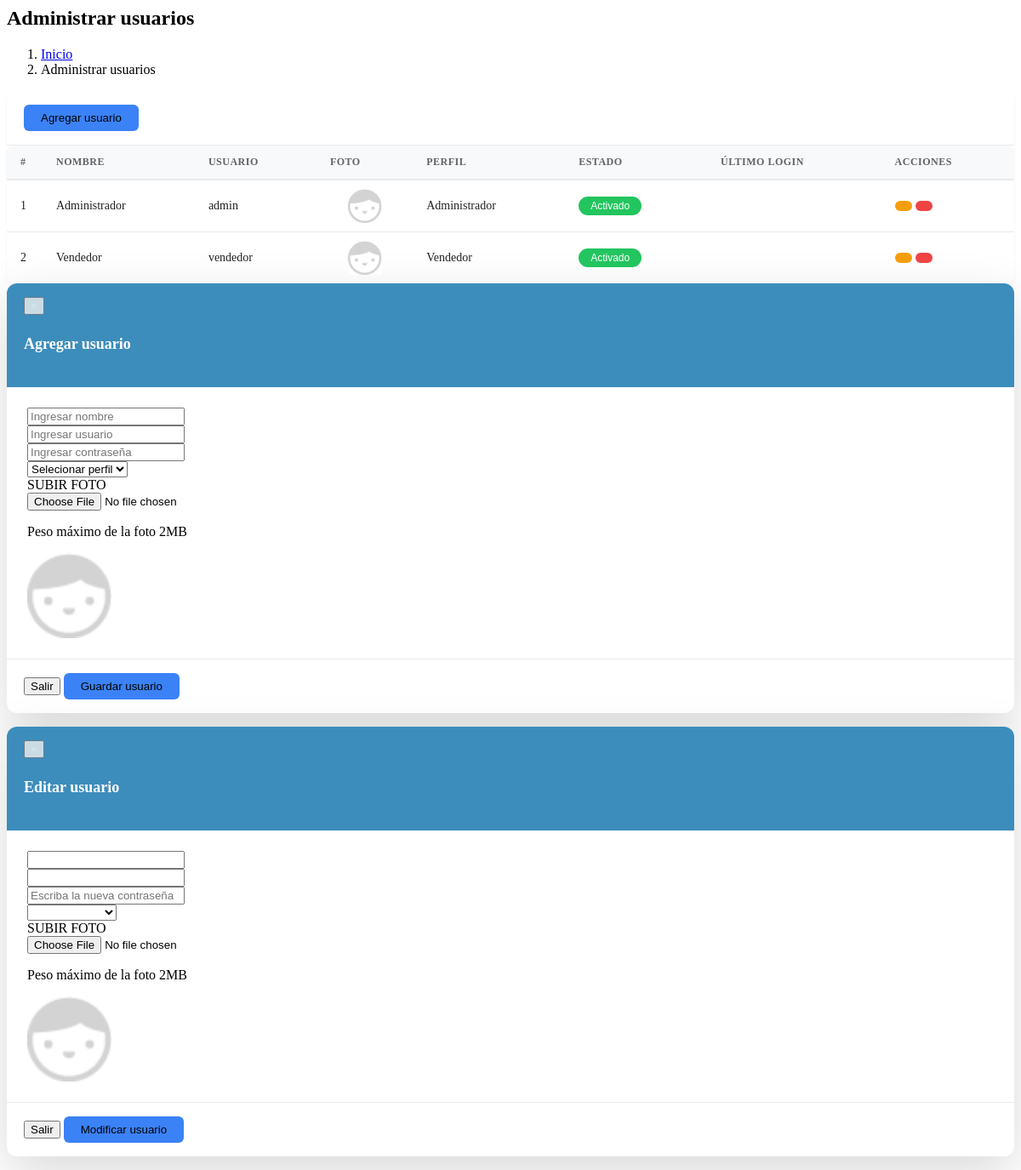
Page /vistas/modulos/usuarios.php on the committed database.
### tables this page shows
CREATE TABLE `usuarios` (
  `id` int(11) NOT NULL AUTO_INCREMENT,
  `nombre` text NOT NULL,
  `usuario` text NOT NULL,
  `password` text NOT NULL,
  `perfil` text NOT NULL,
  `foto` text NOT NULL,
  `estado` int(11) NOT NULL DEFAULT 1,
  `ultimo_login` datetime DEFAULT NULL,
  `fecha` timestamp NOT NULL DEFAULT CURRENT_TIMESTAMP ON UPDATE CURRENT_TIMESTAMP,
  PRIMARY KEY (`id`),
  KEY `idx_usuarios_usuario` (`usuario`(100))
);

### controladores/usuarios.controlador.php (called while the page is built, shortened)
<?php
class ControladorUsuarios{
	static public function ctrMostrarUsuarios($item, $valor){
		$tabla = "usuarios";
		$respuesta = ModeloUsuarios::MdlMostrarUsuarios($tabla, $item, $valor);
		return $respuesta;
	}
}
?>

### modelos/conexion.php (called while the page is built, shortened)
<?php
class Conexion{
    private static $link = null;
    static public function conectar(){
        if(self::$link === null){
            self::$link = new PDO("mysql:host=" . DB_HOST . ";dbname=" . DB_NAME,
                                  DB_USER,
                                  DB_PASS);
            self::$link->setAttribute(PDO::ATTR_ERRMODE, PDO::ERRMODE_EXCEPTION);
            self::$link->exec("set names utf8");
        }
        return self::$link;
    }
}

### modelos/usuarios.modelo.php (called while the page is built, shortened)
<?php
require_once "conexion.php";
class ModeloUsuarios{
	static public function mdlMostrarUsuarios($tabla, $item, $valor){
		if($item != null){
			Conexion::validarColumna($item, $tabla);
			$stmt = Conexion::conectar()->prepare("SELECT * FROM $tabla WHERE $item = :$item");
			$stmt -> bindParam(":".$item, $valor, PDO::PARAM_STR);
			$stmt -> execute();
			return $stmt -> fetch();
		}else{
			$stmt = Conexion::conectar()->prepare("SELECT * FROM $tabla");
			$stmt -> execute();
			return $stmt -> fetchAll();
		}
	}
}

### vistas/modulos/usuarios.php (the view, shortened to what this page needs)
<div class="content-wrapper">
  <section class="content-header">
    <h1>
      Administrar usuarios
    </h1>
    <ol class="breadcrumb">
      <li><a href="inicio"><i class="fa fa-dashboard"></i> Inicio</a></li>
      <li class="active">Administrar usuarios</li>
    </ol>
  </section>
  <section class="content">
    <div class="usuarios-panel">
      <div class="box-header with-border">
        <button class="btn btn-primary" data-toggle="modal" data-target="#modalAgregarUsuario">
          Agregar usuario
        </button>
      </div>
      <div class="box-body">
       <table class="user-table tablas usuarios-table" width="100%">
        <thead>
          <tr>
           <th style="width:10px">#</th>
           <th>Nombre</th>
           <th>Usuario</th>
           <th>Foto</th>
           <th>Perfil</th>
           <th>Estado</th>
           <th>Último login</th>
           <th>Acciones</th>
          </tr>
        </thead>
        <tbody>
        <?php
        $item = null;
        $valor = null;
        $usuarios = ControladorUsuarios::ctrMostrarUsuarios($item, $valor);
       foreach ($usuarios as $key => $value){
            echo '  <tr>
                     <td data-label="#">'.($key+1).'</td>
                     <td data-label="Nombre">'.htmlspecialchars($value["nombre"], ENT_QUOTES, 'UTF-8').'</td>
                     <td data-label="Usuario">'.htmlspecialchars($value["usuario"], ENT_QUOTES, 'UTF-8').'</td>';
                   if($value["foto"] != ""){
                     echo '<td data-label="Foto"><img src="'.htmlspecialchars($value["foto"], ENT_QUOTES, 'UTF-8').'" class="img-thumbnail" width="40px"></td>';
                   }else{
                     echo '<td data-label="Foto"><img src="vistas/img/usuarios/default/anonymous.png" class="img-thumbnail" width="40px"></td>';
                   }
                   echo '<td data-label="Perfil">'.htmlspecialchars($value["perfil"], ENT_QUOTES, 'UTF-8').'</td>';
                   if($value["estado"] != 0){
                     echo '<td data-label="Estado"><button class="btn btn-success btn-xs btnActivar" idUsuario="'.htmlspecialchars($value["id"], ENT_QUOTES, 'UTF-8').'" estadoUsuario="0">Activado</button></td>';
                   }else{
                     echo '<td data-label="Estado"><button class="btn btn-danger btn-xs btnActivar" idUsuario="'.htmlspecialchars($value["id"], ENT_QUOTES, 'UTF-8').'" estadoUsuario="1">Desactivado</button></td>';
                   }
                   echo '<td data-label="Último login">'.htmlspecialchars($value["ultimo_login"], ENT_QUOTES, 'UTF-8').'</td>
                    <td data-label="Acciones">
                     <div class="btn-group">
                       <button class="btn btn-warning btnEditarUsuario" idUsuario="'.htmlspecialchars($value["id"], ENT_QUOTES, 'UTF-8').'" data-toggle="modal" data-target="#modalEditarUsuario"><i class="fa fa-pencil"></i></button>
                       <button class="btn btn-danger btnEliminarUsuario" idUsuario="'.htmlspecialchars($value["id"], ENT_QUOTES, 'UTF-8').'" fotoUsuario="'.htmlspecialchars($value["foto"], ENT_QUOTES, 'UTF-8').'" usuario="'.htmlspecialchars($value["usuario"], ENT_QUOTES, 'UTF-8').'"><i class="fa fa-times"></i></button>
                     </div>
                    </td>
                  </tr>';
        }
        ?>
        </tbody>
       </table>
      </div>
    </div>
  </section>
</div>
<div id="modalAgregarUsuario" class="modal fade" role="dialog">
  <div class="modal-dialog">
    <div class="modal-content">
      <form role="form" method="post" enctype="multipart/form-data">
        <div class="modal-header" style="background:#3c8dbc; color:white">
          <button type="button" class="close" data-dismiss="modal">&times;</button>
          <h4 class="modal-title">Agregar usuario</h4>
        </div>
        <div class="modal-body">
          <div class="box-body">
            <div class="form-group">
              <div class="input-group">
                <input type="text" class="form-control input-lg" name="nuevoNombre" placeholder="Ingresar nombre" required>
              </div>
            </div>
             <div class="form-group">
              <div class="input-group">
                <input type="text" class="form-control input-lg" name="nuevoUsuario" placeholder="Ingresar usuario" id="nuevoUsuario" required>
              </div>
            </div>
             <div class="form-group">
              <div class="input-group">
                <input type="password" class="form-control input-lg" name="nuevoPassword" placeholder="Ingresar contraseña" required>
              </div>
            </div>
            <div class="form-group">
              <div class="input-group">
                <select class="form-control input-lg" name="nuevoPerfil">
                  <option value="">Selecionar perfil</option>
                </select>
              </div>
            </div>
             <div class="form-group">
              <div class="panel">SUBIR FOTO</div>
              <input type="file" class="nuevaFoto" name="nuevaFoto">
              <p class="help-block">Peso máximo de la foto 2MB</p>
              <img src="vistas/img/usuarios/default/anonymous.png" class="img-thumbnail previsualizar" width="100px">
            </div>
          </div>
        </div>
        <div class="modal-footer">
          <button type="button" class="btn btn-default pull-left" data-dismiss="modal">Salir</button>
          <button type="submit" class="btn btn-primary">Guardar usuario</button>
        </div>
      </form>
    </div>
  </div>
</div>
<div id="modalEditarUsuario" class="modal fade" role="dialog">
  <div class="modal-dialog">
    <div class="modal-content">
      <form role="form" method="post" enctype="multipart/form-data">
        <div class="modal-header" style="background:#3c8dbc; color:white">
          <button type="button" class="close" data-dismiss="modal">&times;</button>
          <h4 class="modal-title">Editar usuario</h4>
        </div>
        <div class="modal-body">
          <div class="box-body">
            <div class="form-group">
              <div class="input-group">
                <input type="text" class="form-control input-lg" id="editarNombre" name="editarNombre" value="" required>
              </div>
            </div>
             <div class="form-group">
              <div class="input-group">
                <input type="text" class="form-control input-lg" id="editarUsuario" name="editarUsuario" value="" readonly>
              </div>
            </div>
             <div class="form-group">
              <div class="input-group">
                <input type="password" class="form-control input-lg" id="editarPassword" name="editarPassword" placeholder="Escriba la nueva contraseña">
              </div>
            </div>
            <div class="form-group">
              <div class="input-group">
                <select class="form-control input-lg" name="editarPerfil">
                  <option value="" id="editarPerfil"></option>
                  <option value="Administrador">Administrador</option>
                </select>
              </div>
            </div>
             <div class="form-group">
              <div class="panel">SUBIR FOTO</div>
              <input type="file" class="nuevaFoto" name="editarFoto">
              <p class="help-block">Peso máximo de la foto 2MB</p>
              <img src="vistas/img/usuarios/default/anonymous.png" class="img-thumbnail previsualizarEditar" width="100px">
            </div>
          </div>
        </div>
        <div class="modal-footer">
          <button type="button" class="btn btn-default pull-left" data-dismiss="modal">Salir</button>
          <button type="submit" class="btn btn-primary">Modificar usuario</button>
        </div>
      </form>
    </div>
  </div>
</div>

### vistas/modulos/usuarios.php (style rules this page uses)
.usuarios-panel { background: var(--us-card); border-radius: var(--us-radius); box-shadow: var(--us-shadow); overflow: hidden; }
.usuarios-panel .box-header { padding: 16px 20px; border-bottom: 1px solid var(--us-border); display: flex; align-items: center; }
.usuarios-panel .box-body { padding: 0; }
.user-table { width: 100%; border-collapse: separate; border-spacing: 0; font-size: 14px; }
.user-table thead th { background: #f8f9fa; color: var(--us-muted); font-weight: 600; font-size: 12px; text-transform: uppercase; letter-spacing: 0.5px; padding: 12px 16px; border-bottom: 2px solid var(--us-border); text-align: left; }
.user-table thead th:first-child { border-radius: var(--us-radius) 0 0 0; }
.user-table thead th:last-child { border-radius: 0 var(--us-radius) 0 0; }
.user-table tbody tr { transition: background 0.15s ease; }
.user-table tbody tr:not(:last-child) td { border-bottom: 1px solid var(--us-border); }
.user-table td { padding: 10px 16px; color: var(--us-text); vertical-align: middle; }
.user-table td[data-label="Foto"] { text-align: center; }
.user-table th:last-child, .user-table td:last-child { white-space: nowrap; }
.user-table .btn-group { display: inline-flex; gap: 4px; }
.btnActivar.btn-success { background: #22c55e; border: none; color: #fff; padding: 4px 14px; border-radius: 20px; font-size: 12px; font-weight: 500; cursor: pointer; transition: all 0.2s; }
.btnEditarUsuario { background: #f59e0b; border: none; color: #fff; padding: 6px 10px; border-radius: 6px; font-size: 13px; cursor: pointer; transition: all 0.2s; line-height: 1; }
.btnEliminarUsuario { background: #ef4444; border: none; color: #fff; padding: 6px 10px; border-radius: 6px; font-size: 13px; cursor: pointer; transition: all 0.2s; line-height: 1; }
.modal-content { border: none; border-radius: 12px; box-shadow: 0 20px 60px rgba(0,0,0,0.15); }
.modal-header { border-radius: 12px 12px 0 0; padding: 16px 20px; }
.modal-header .close { color: #fff; opacity: 0.8; }
.modal-title { font-weight: 600; font-size: 18px; }
.modal-body { padding: 24px; }
.modal-footer { border-top: 1px solid var(--us-border); padding: 16px 20px; }
.btn-primary { background: var(--us-accent); border: none; padding: 8px 20px; border-radius: 6px; font-weight: 500; transition: all 0.2s; }

### rows in the picture
usuarios: nombre "Administrador", usuario "admin", perfil "Administrador"
usuarios: nombre "Vendedor", usuario "vendedor", perfil "Vendedor"
